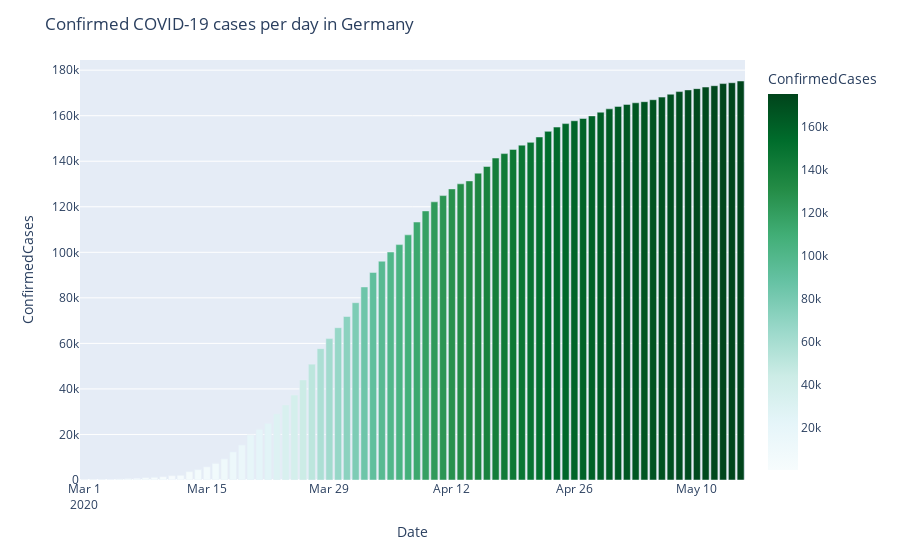

The code cell stored with this chart in its notebook:
### Code cell
df_by_date = pd.DataFrame(train.fillna('NA').groupby(['Country_Region','Date'])['ConfirmedCases'].sum().sort_values().reset_index())

fig = px.bar(df_by_date.loc[(df_by_date['Country_Region'] == 'Germany') &(df_by_date.Date >= '2020-03-01')].sort_values('ConfirmedCases',ascending = False), 
             x='Date', y='ConfirmedCases', color="ConfirmedCases", color_continuous_scale=px.colors.sequential.BuGn)
fig.update_layout(title_text='Confirmed COVID-19 cases per day in Germany')
fig.show()
